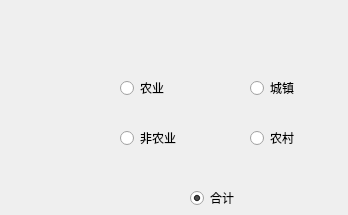
       <widget class="QWidget" name="tab_6">
        <attribute name="title">
         <string>调整对象户籍选择</string>
        </attribute>
        <widget class="QRadioButton" name="radioButton_225">
         <property name="geometry">
          <rect>
           <x>120</x>
           <y>130</y>
           <width>89</width>
           <height>16</height>
          </rect>
         </property>
         <property name="text">
          <string>非农业</string>
         </property>
        </widget>
        <widget class="QRadioButton" name="radioButton_226">
         <property name="geometry">
          <rect>
           <x>120</x>
           <y>80</y>
           <width>89</width>
           <height>16</height>
          </rect>
         </property>
         <property name="text">
          <string>农业</string>
         </property>
        </widget>
        <widget class="QRadioButton" name="radioButton_227">
         <property name="geometry">
          <rect>
           <x>190</x>
           <y>190</y>
           <width>89</width>
           <height>16</height>
          </rect>
         </property>
         <property name="text">
          <string>合计</string>
         </property>
         <property name="checked">
          <bool>true</bool>
         </property>
        </widget>
        <widget class="QRadioButton" name="radioButton_228">
         <property name="geometry">
          <rect>
           <x>250</x>
           <y>80</y>
           <width>89</width>
           <height>16</height>
          </rect>
         </property>
         <property name="text">
          <string>城镇</string>
         </property>
        </widget>
        <widget class="QRadioButton" name="radioButton_229">
         <property name="geometry">
          <rect>
           <x>250</x>
           <y>130</y>
           <width>89</width>
           <height>16</height>
          </rect>
         </property>
         <property name="text">
          <string>农村</string>
         </property>
        </widget>
       </widget>
